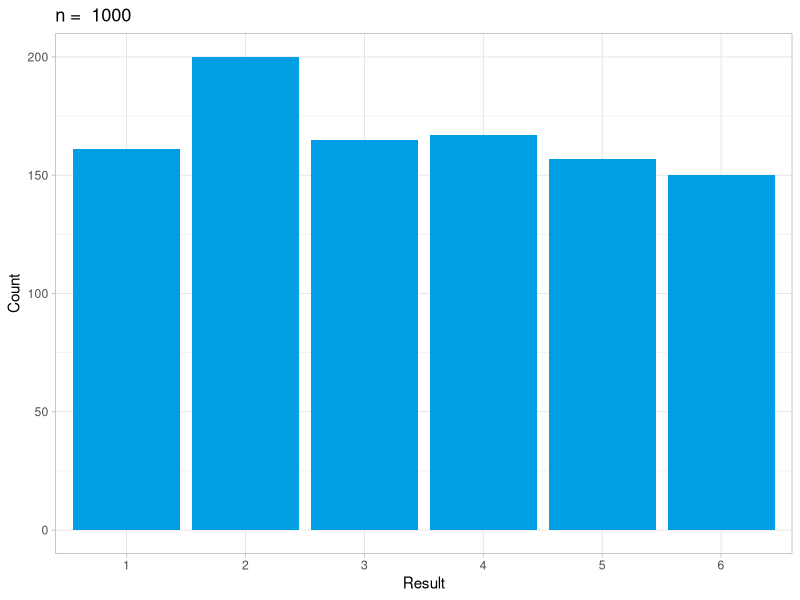

Here is the R script that generated this plot:
library(tidyverse)

# The number of dice rolls
n <- 1000

s <- sample(c(1, 2, 3, 4, 5, 6), n, replace = TRUE)
s <- enframe(x = s, value = "roll", name = NULL)

# Show as bar chart
ggplot(s) +
  aes(x = factor(roll)) + 
  geom_bar(fill = "#009ee3")  +
  theme_light() +
  xlab("Result") +
  ylab("Count") +
  ggtitle(paste("n = ", n))